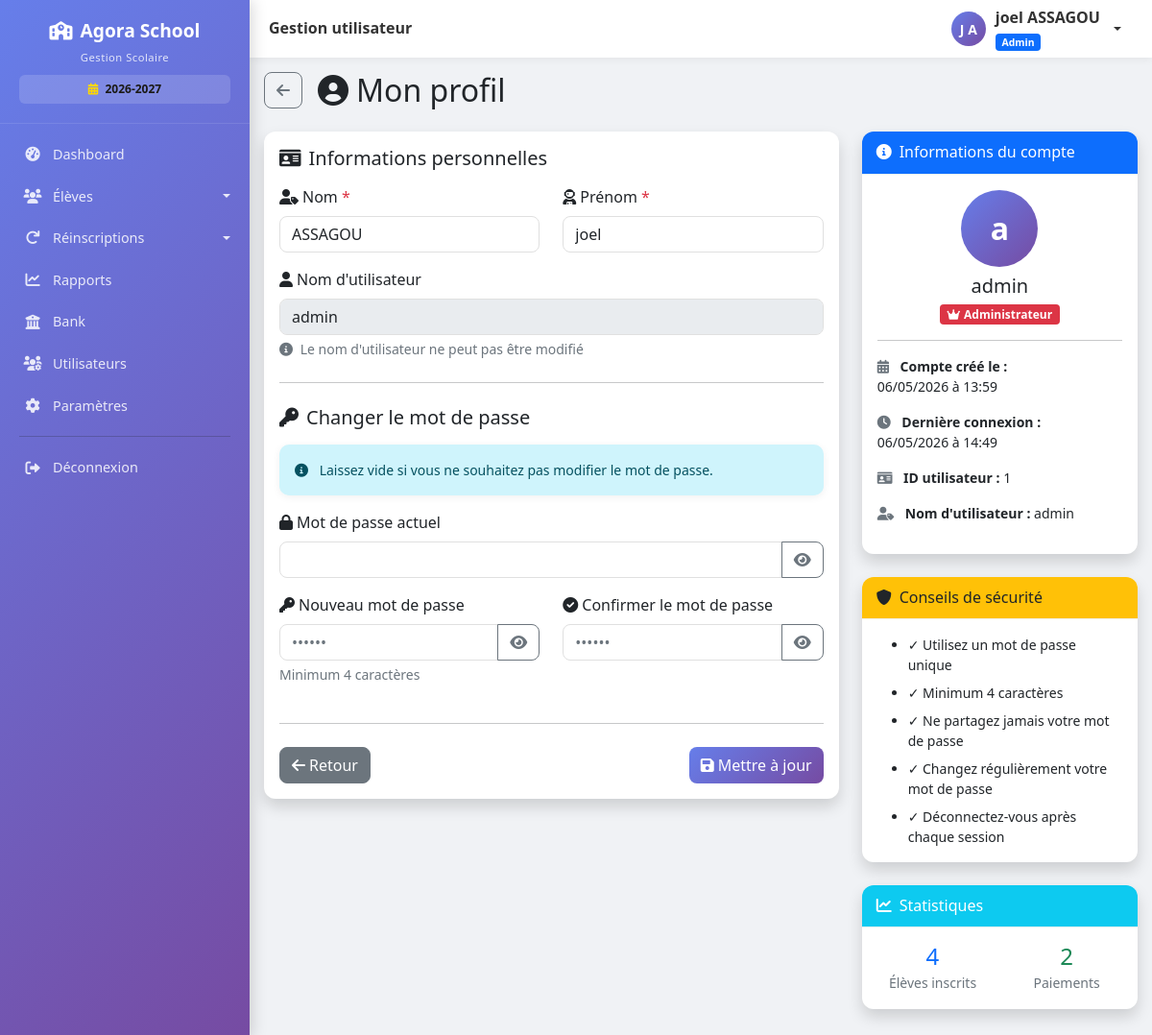
/profil (signed in), run on an earlier commit of the app's database.
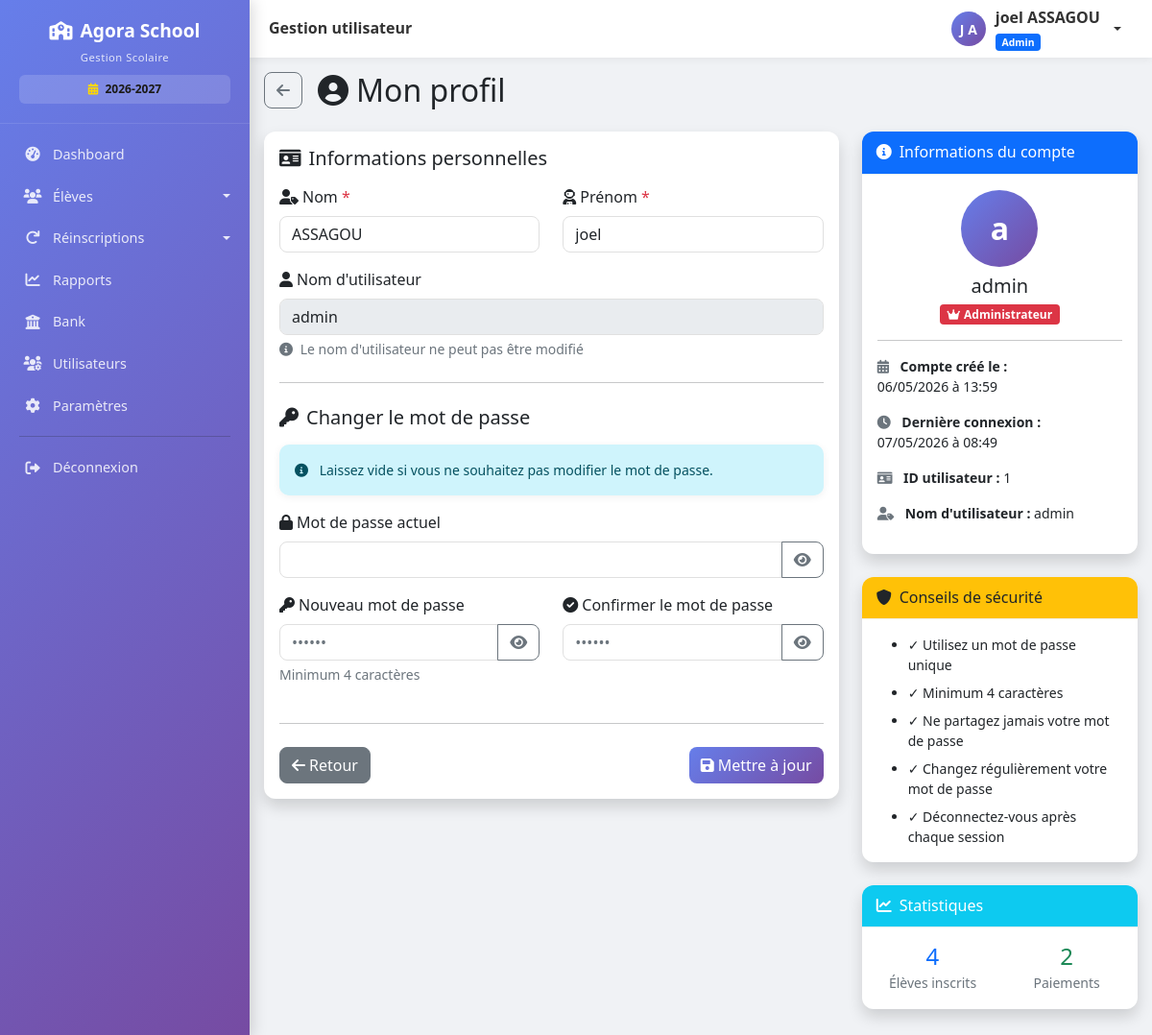
And on a later commit of the database.
### models.py (models this page shows, shortened)
class User(UserMixin, db.Model):
    __tablename__ = 'users'
    id = db.Column(db.Integer, primary_key=True)
    username = db.Column(db.String(80), unique=True, nullable=False, index=True)
    password_hash = db.Column(db.String(200), nullable=False)
    nom = db.Column(db.String(100), nullable=False)
    prenom = db.Column(db.String(100), nullable=False)
    role = db.Column(db.String(20), default='user')  # admin, comptable, user
    actif = db.Column(db.Boolean, default=True)
    created_at = db.Column(db.DateTime, default=datetime.utcnow)
    last_login = db.Column(db.DateTime, nullable=True)
    @property
    def nom_complet(self):
        return f"{self.prenom} {self.nom}"

### routes.py (the view, shortened to what this page needs)
@app.route('/profil', methods=['GET', 'POST'])
@login_required
def profil():
    total_eleves_inscrits = Eleve.query.count()
    total_paiements_effectues = Paiement.query.count()
    tous_eleves = Eleve.query.all()
    eleves_avec_solde = sum(1 for e in tous_eleves if e.solde > 0)
    return render_template('utilisateurs/profil.html',
                         user=current_user,
                         total_eleves_inscrits=total_eleves_inscrits,
                         total_paiements_effectues=total_paiements_effectues,
                         eleves_avec_solde=eleves_avec_solde)

### app.py (called while the page is built)
@app.after_request
def close_db_connection(response):
    try:
        db.session.close()
    except:
        pass
    return response

### models.py (called while the page is built)
    @property
    def frais_scolarite_total(self):
        return self.frais_scolarite or 0

    @property
    def solde(self):
        return self.frais_scolarite_total - self.montant_paye

### routes.py (called while the page is built)
@login_manager.user_loader
def load_user(user_id):
    return User.query.get(int(user_id))

@app.context_processor
def injecter_parametres_ecole():
    try:
        from models import Parametre
        params = Parametre.query.all()
        parametres = {p.cle: p.valeur for p in params}
    except:
        parametres = {}
    defaults = {
        'nom_ecole': 'GS LAUREADES',
        'adresse_ecole': 'Adresse de l\'école',
        'telephone_ecole': '',
        'email_notification': '',
        'devise': 'FCFA',
        'annee_scolaire': '2024-2025'
    }
    for key, value in defaults.items():
        if key not in parametres or not parametres[key]:
            parametres[key] = value
    return dict(parametres_ecole=parametres)

### templates/utilisateurs/profil.html (shortened to what the changed rows need)
{% extends "base.html" %}
{% block content %}
<div class="d-flex align-items-center mb-4">
    <h2 class="mb-0"><i class="fas fa-user-circle me-2"></i>Mon profil</h2>
</div>
<div class="row">
    <div class="col-lg-8">
        <div class="card shadow">
            <div class="card-body">
                <form method="POST" id="profileForm">
                    <div class="row">
                        <div class="col-md-6 mb-3">
                            <label for="nom" class="form-label">
                                <i class="fas fa-user-tag me-1"></i>Nom
                                <span class="text-danger">*</span>
                            </label>
                            <input type="text"
                                   class="form-control"
                                   id="nom"
                                   name="nom"
                                   value="{{ current_user.nom }}"
                                   required
                                   minlength="2">
                        </div>
                        <div class="col-md-6 mb-3">
                            <label for="prenom" class="form-label">
                                <i class="fas fa-user-astronaut me-1"></i>Prénom
                                <span class="text-danger">*</span>
                            </label>
                            <input type="text"
                                   class="form-control"
                                   id="prenom"
                                   name="prenom"
                                   value="{{ current_user.prenom }}"
                                   required
                                   minlength="2">
                        </div>
                    </div>
                    <div class="mb-3">
                        <label class="form-label">
                            <i class="fas fa-user me-1"></i>Nom d'utilisateur
                        </label>
                        <input type="text" class="form-control" value="{{ current_user.username }}" disabled>
                        <div class="form-text text-muted">
                            <i class="fas fa-info-circle me-1"></i>
                            Le nom d'utilisateur ne peut pas être modifié
                        </div>
                    </div>
                </form>
            </div>
        </div>
    </div>
    <div class="col-lg-4">
        <div class="card shadow mb-4">
            <div class="card-body">
                <div class="text-center mb-3">
                    <div class="avatar-lg mx-auto mb-2">
                        <span class="avatar-initials">{{ current_user.username[0] }}</span>
                    </div>
                    <h5 class="mb-1">{{ current_user.username }}</h5>
                    <span class="badge {% if current_user.role == 'admin' %}bg-danger{% elif current_user.role == 'comptable' %}bg-warning text-dark{% else %}bg-info{% endif %}">
                        {% if current_user.role == 'admin' %}
                            <i class="fas fa-crown me-1"></i>Administrateur
                        {% elif current_user.role == 'comptable' %}
                            <i class="fas fa-calculator me-1"></i>Comptable
                        {% else %}
                            <i class="fas fa-user me-1"></i>Opérateur
                        {% endif %}
                    </span>
                </div>
                <ul class="list-unstyled small">
                    <li class="mb-3">
                        <i class="fas fa-calendar-alt me-2 text-muted"></i>
                        <strong>Compte créé le :</strong><br>
                        {{ current_user.created_at.strftime('%d/%m/%Y à %H:%M') if current_user.created_at else 'N/A' }}
                    </li>
                    <li class="mb-3">
                        <i class="fas fa-clock me-2 text-muted"></i>
                        <strong>Dernière connexion :</strong><br>
                        {{ current_user.last_login.strftime('%d/%m/%Y à %H:%M') if current_user.last_login else 'Première connexion' }}
                    </li>
                    <li class="mb-3">
                        <i class="fas fa-id-card me-2 text-muted"></i>
                        <strong>ID utilisateur :</strong> {{ current_user.id }}
                    </li>
                    <li>
                        <i class="fas fa-user-tag me-2 text-muted"></i>
                        <strong>Nom d'utilisateur :</strong> {{ current_user.username }}
                    </li>
                </ul>
            </div>
        </div>
    </div>
</div>
{% endblock %}

### templates/base.html (shortened to what the changed rows need)
<!DOCTYPE html>
<html lang="fr">
<head>
    <link href="https://cdn.jsdelivr.net/npm/bootstrap@5.1.3/dist/css/bootstrap.min.css" rel="stylesheet">
    <link rel="stylesheet" href="https://cdnjs.cloudflare.com/ajax/libs/font-awesome/6.0.0/css/all.min.css">
    <link href="https://cdn.datatables.net/1.11.5/css/dataTables.bootstrap5.min.css" rel="stylesheet">
</head>
<body>
    <div class="app-layout">
        <main class="main-area">
            {% if current_user.is_authenticated %}
            <header class="topbar">
                <div class="d-flex align-items-center gap-2">
                    <h5>{% block page_title %}Gestion utilisateur{% endblock %}</h5>
                </div>
                <div class="dropdown">
                    <a href="#" class="user-dropdown dropdown-toggle" data-bs-toggle="dropdown" aria-label="Menu utilisateur">
                        <div class="user-avatar">
                            {{ current_user.prenom[0]|upper if current_user.prenom else current_user.username[0]|upper }}
                            {{ current_user.nom[0]|upper if current_user.nom else '' }}
                        </div>
                        <div class="d-none d-md-block text-start">
                            <strong>{{ current_user.nom_complet or current_user.username }}</strong>
                            <div>
                                <span class="badge bg-{{ 'primary' if current_user.role == 'admin' else 'warning' if current_user.role == 'comptable' else 'info' }}"
                                      style="font-size:0.65rem;">
                                    {{ current_user.role|capitalize }}
                                </span>
                            </div>
                        </div>
                    </a>
                </div>
            </header>
            {% endif %}
            <div class="page-content" id="pageContent">
                {% block content %}{% endblock %}
            </div>
        </main>
    </div>
</body>
</html>

What changed in the data, as far as the page shows it:
changed User "admin": last_login "06/05/2026 à 14:49" → "07/05/2026 à 08:49"
